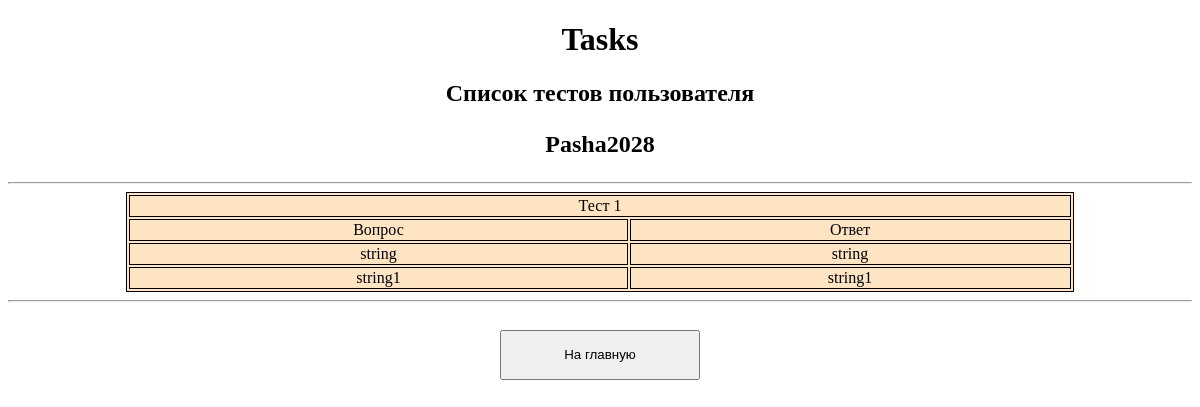
The app's page /users/Pasha2028, older data.
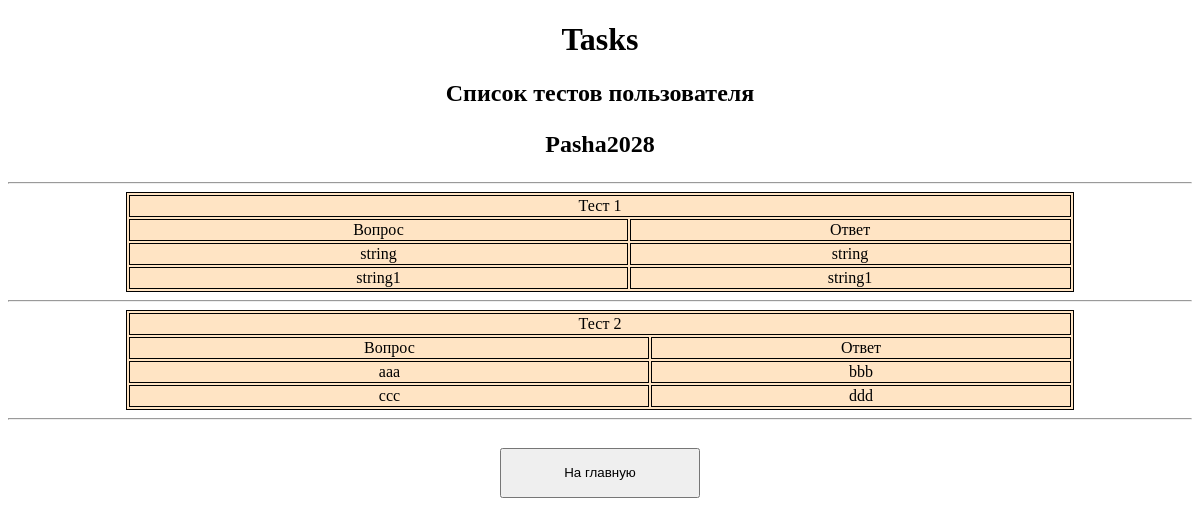
The same page, newer data.
### models/models.py (models this page shows)
class User(Base):
    __tablename__ = "user"
    id: Mapped[int] = mapped_column(primary_key=True, index=True)
    email: Mapped[str]
    hashed_password: Mapped[str]
    role: Mapped[str] = mapped_column(default='user')
    tests: Mapped[List["Test"]] = relationship(back_populates='user', cascade='save-update, merge, delete', passive_deletes=True)

class Test(Base):
    __tablename__ = "test"
    id: Mapped[int] = mapped_column(primary_key=True, index=True)
    user_id: Mapped[int] = mapped_column(ForeignKey('user.id', ondelete='CASCADE'), index=True)
    user: Mapped["User"] = relationship(back_populates='tests')
    questionsanswers: Mapped[List['Qa']] = relationship(back_populates='qas', cascade='save-update, merge, delete', passive_deletes=True)

class Qa(Base):
    __tablename__ = "qa"
    id: Mapped[int] = mapped_column(primary_key=True, index=True)
    question: Mapped[str]
    answer: Mapped[str]
    test_id: Mapped[int] = mapped_column(ForeignKey('test.id', ondelete='CASCADE'), index=True)
    qas: Mapped['Test'] = relationship(back_populates='questionsanswers')

### routes/start.py (the view)
@start_router.get("/users/{email}")
async def get_tests_page(request:Request, email:str, db: Session = Depends(get_db)):
    stmnt = select(User).where(User.email == email)
    context = db.scalars(stmnt).one()
    return templates.TemplateResponse("users.html", {"request": request, "context": context})

### templates/users.html (shortened to what this page needs)
<!DOCTYPE html>
<html lang="en">
<head>
    <link href="{{ url_for('static', path='/css/styles.css') }}" rel="stylesheet">
</head>
<body>
    <h1 style="text-align: center;">Tasks</h1>
    <h2 style="text-align: center";>Список тестов пользователя <p id="user">{{ context.email }}</p></h2>
    {%for test in context.tests%}
    <hr>
         <table>
            <tbody>
                <tr>
                    <th colspan = '2'>Тест {{test.id}}</th>
                </tr>
                <tr>
                    <th>Вопрос</th>
                    <th>Ответ</th>
                    {%for questionsanswer in test.questionsanswers%}
                    <tr>
                        <td class="task">{{questionsanswer.question}}</td>
                        <td class="describe">{{questionsanswer.answer}}</td>
                    </tr>
                    {%endfor%}
                </tr>
            </tbody>
        </table>
            {%endfor%}
     <hr>
    <div class="div" style="margin: auto;">
        <button class="button" onclick="window.location.href='/'">На главную</button>
    </div>
</body>
</html>

### static/css/styles.css (style rules this page uses)
button { display: block; margin: auto; margin-top: 20px; width: 200px; height: 30px; }
.button { margin: auto; margin-top: 20px; width: 200px; height: 50px; }
table { margin: auto; width: 80%; background-color: bisque; border: 1px solid black; }
table tr, th, td { border: 1px solid black; font-weight: lighter; text-align: center; }
table thead tr, th, td { font-weight: bolder; }
.div { display: flex; justify-content:center; margin: auto; }

Row changes from the older to the newer data that the page shows:
added Test: id "2"
added Qa: question "aaa", answer "bbb", shown under "2"
added Qa: question "ccc", answer "ddd", shown under "2"
